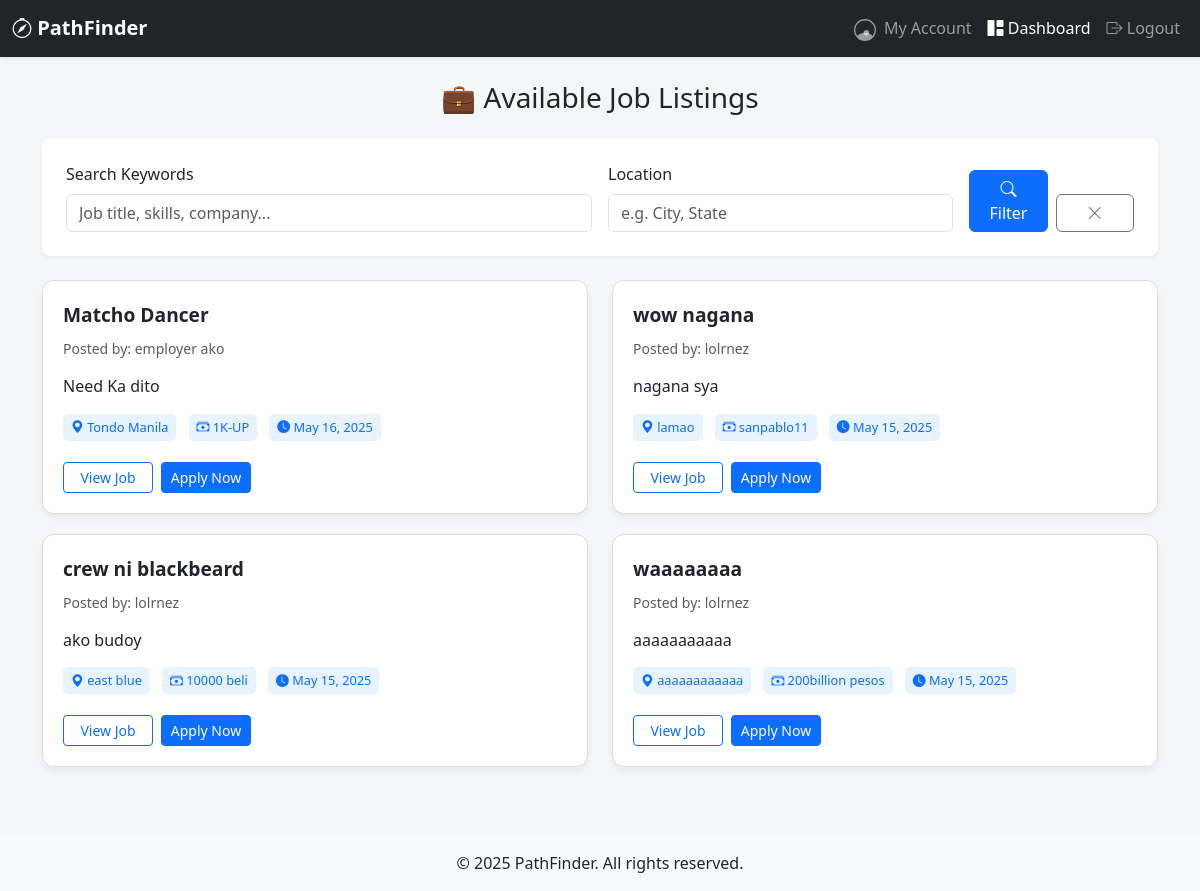
The page /dashboardclient.php (signed in) on the database its author committed.
### tables this page shows
CREATE TABLE `jobs` (
  `id` int(11) NOT NULL,
  `employer_id` int(11) NOT NULL,
  `title` varchar(255) NOT NULL,
  `description` text NOT NULL,
  `location` varchar(255) DEFAULT NULL,
  `salary` varchar(100) DEFAULT NULL,
  `created_at` datetime DEFAULT current_timestamp()
);

CREATE TABLE `users` (
  `id` int(11) NOT NULL,
  `fullname` varchar(100) NOT NULL,
  `email` varchar(100) NOT NULL,
  `resume` varchar(255) DEFAULT NULL,
  `password` varchar(255) NOT NULL,
  `role` enum('admin','employer','client') NOT NULL,
  `created_at` timestamp NOT NULL DEFAULT current_timestamp()
);

### dashboardclient.php (the view, shortened to what this page needs)
<?php
require 'connection.php';
$results_per_page = 10;
$current_page = isset($_GET['page']) && is_numeric($_GET['page']) ? (int)$_GET['page'] : 1;
$offset = ($current_page - 1) * $results_per_page;
$base_sql = "FROM jobs j JOIN users u ON j.employer_id = u.id";
$bind_params = [];
$bind_types = "";
$search_keywords = isset($_GET['search']) ? trim($_GET['search']) : '';
$filter_location = isset($_GET['location']) ? trim($_GET['location']) : '';
$sql_where = "";
$jobs = [];
$select_columns = "j.id, j.title, j.description, j.location, j.salary, j.created_at, u.fullname AS employer_name";
$jobs_sql = "SELECT " . $select_columns . " " . $base_sql . $sql_where . " ORDER BY j.created_at DESC LIMIT ? OFFSET ?";
$stmt_jobs = $conn->prepare($jobs_sql);
if ($stmt_jobs) {
    $current_bind_types = $bind_types . "ii";
    $current_bind_params = array_merge($bind_params, [$results_per_page, $offset]);
    $stmt_jobs->bind_param($current_bind_types, ...$current_bind_params);
    $stmt_jobs->execute();
    $result_jobs = $stmt_jobs->get_result();
    while ($row = $result_jobs->fetch_assoc()) {
        $jobs[] = $row;
    }
} else {
    error_log("Prepare failed for fetching jobs: " . $conn->error);
}
?>
<!DOCTYPE html>
<html lang="en">
<head>
    <link href="https://cdn.jsdelivr.net/npm/bootstrap@5.3.3/dist/css/bootstrap.min.css" rel="stylesheet" />
    <link rel="stylesheet" href="https://cdn.jsdelivr.net/npm/bootstrap-icons@1.11.3/font/bootstrap-icons.min.css">
</head>
<body>
<nav class="navbar navbar-expand-lg navbar-dark bg-dark shadow-sm">
    <div class="container-fluid">
        <a class="navbar-brand" href="dashboardclient.php"><i class="bi bi-compass"></i> PathFinder</a>
        <div class="collapse navbar-collapse justify-content-end" id="navbarNav">
            <ul class="navbar-nav align-items-center">
               <li class="nav-item">
                     <a class="nav-link" href="account.php" title="My Account">
                        <span class="ms-1">My Account</span>
                    </a>
                </li>
                <li class="nav-item"><a class="nav-link active" href="dashboardclient.php"><i class="bi bi-grid-1x2-fill"></i> Dashboard</a></li>
                <li class="nav-item"><a class="nav-link" href="logout.php"><i class="bi bi-box-arrow-right"></i> Logout</a></li>
            </ul>
        </div>
    </div>
</nav>
<div class="container mt-4">
    <h3 class="mb-4 text-center">💼 Available Job Listings</h3>
    <section class="filter-section">
        <form method="GET" action="dashboardclient.php">
            <div class="row g-3">
                <div class="col-md-6">
                    <label for="search" class="form-label">Search Keywords</label>
                    <input type="text" class="form-control" id="search" name="search" placeholder="Job title, skills, company..." value="<?= htmlspecialchars($search_keywords) ?>">
                </div>
                <div class="col-md-4">
                    <label for="location" class="form-label">Location</label>
                    <input type="text" class="form-control" id="location" name="location" placeholder="e.g. City, State" list="location_options" value="<?= htmlspecialchars($filter_location) ?>">
                </div>
                <div class="col-md-2 d-flex align-items-end">
                    <button type="submit" class="btn btn-primary w-100 me-2"><i class="bi bi-search"></i> Filter</button>
                    <a href="dashboardclient.php" class="btn btn-outline-secondary w-100" title="Clear Filters"><i class="bi bi-x-lg"></i></a>
                </div>
            </div>
        </form>
    </section>
    <?php if (count($jobs) > 0): ?>
        <div class="row">
            <?php foreach ($jobs as $job): ?>
                <div class="col-md-6">
                    <div class="job-card">
                        <div class="job-title"><?= htmlspecialchars($job['title']) ?></div>
                        <p class="text-muted small">Posted by: <?= htmlspecialchars($job['employer_name']) ?></p>
                        <p class="description-truncate"><?= nl2br(htmlspecialchars(substr($job['description'], 0, 120))) . (strlen($job['description']) > 120 ? '...' : '') ?></p>
                        <div class="job-tags mb-3">
                            <span class="tag"><i class="bi bi-geo-alt-fill"></i> <?= htmlspecialchars($job['location']) ?></span>
                            <?php if(!empty($job['salary'])): ?>
                                <span class="tag"><i class="bi bi-cash-stack"></i> <?= htmlspecialchars($job['salary']) ?></span>
                            <?php endif; ?>
                            <span class="tag"><i class="bi bi-clock-fill"></i> <?= date("M j, Y", strtotime($job['created_at'])) ?></span>
                        </div>
                        <div class="d-flex gap-2">
                            <a href="view_job.php?id=<?= $job['id'] ?>" class="btn btn-outline-primary btn-sm">View Job</a>
                            <a href="apply.php?id=<?= $job['id'] ?>" class="btn btn-primary btn-sm">Apply Now</a>
                        </div>
                    </div>
                </div>
            <?php endforeach; ?>
        </div>
    <?php else: ?>
        <div class="alert alert-info text-center">No jobs available matching your criteria. Try adjusting your search or filters.</div>
    <?php endif; ?>
</div>
<footer class="text-center mt-5 py-3 bg-light">
    <p class="mb-0">&copy; <?= date('Y') ?> PathFinder. All rights reserved.</p>
</footer>
</body>
</html>

### dashboardclient.php (style rules this page uses)
body { background-color: #f4f6f8; font-family: 'Segoe UI', sans-serif; }
.job-card { background: #ffffff; border: 1px solid #ddd; border-radius: 12px; padding: 20px; margin-bottom: 20px; box-shadow: 0 4px 6px rgba(0,0,0,0.05); transition: transform 0.2s ease; }
.job-title { font-size: 1.2rem; font-weight: 600; margin-bottom: 8px; }
.navbar-brand { font-weight: bold; }
.job-tags { margin-top: 10px; }
.tag { display: inline-block; background-color: #e7f3ff; color: #0d6efd; padding: 4px 8px; border-radius: 5px; margin-right: 8px; margin-bottom: 5px; font-size: 0.8rem; }
.btn-sm { min-width: 90px; }
.filter-section { background-color: #fff; padding: 1.5rem; border-radius: 0.5rem; margin-bottom: 1.5rem; box-shadow: 0 2px 4px rgba(0,0,0,0.05); }
.description-truncate { display: -webkit-box; -webkit-line-clamp: 2; -webkit-box-orient: vertical; overflow: hidden; text-overflow: ellipsis; line-height: 1.4em; max-height: 2.8em; }

### rows shown on the page
jobs: title "Matcho Dancer", users.fullname "employer ako", description "Need Ka dito", location "Tondo Manila", salary "1K-UP", created_at "May 16, 2025"
jobs: title "wow nagana", users.fullname "lolrnez", description "nagana sya", location "lamao", salary "sanpablo11", created_at "May 15, 2025"
jobs: title "crew ni blackbeard", users.fullname "lolrnez", description "ako budoy", location "east blue", salary "10000 beli", created_at "May 15, 2025"
jobs: title "waaaaaaaa", users.fullname "lolrnez", description "aaaaaaaaaaa", location "aaaaaaaaaaaa", salary "200billion pesos", created_at "May 15, 2025"
